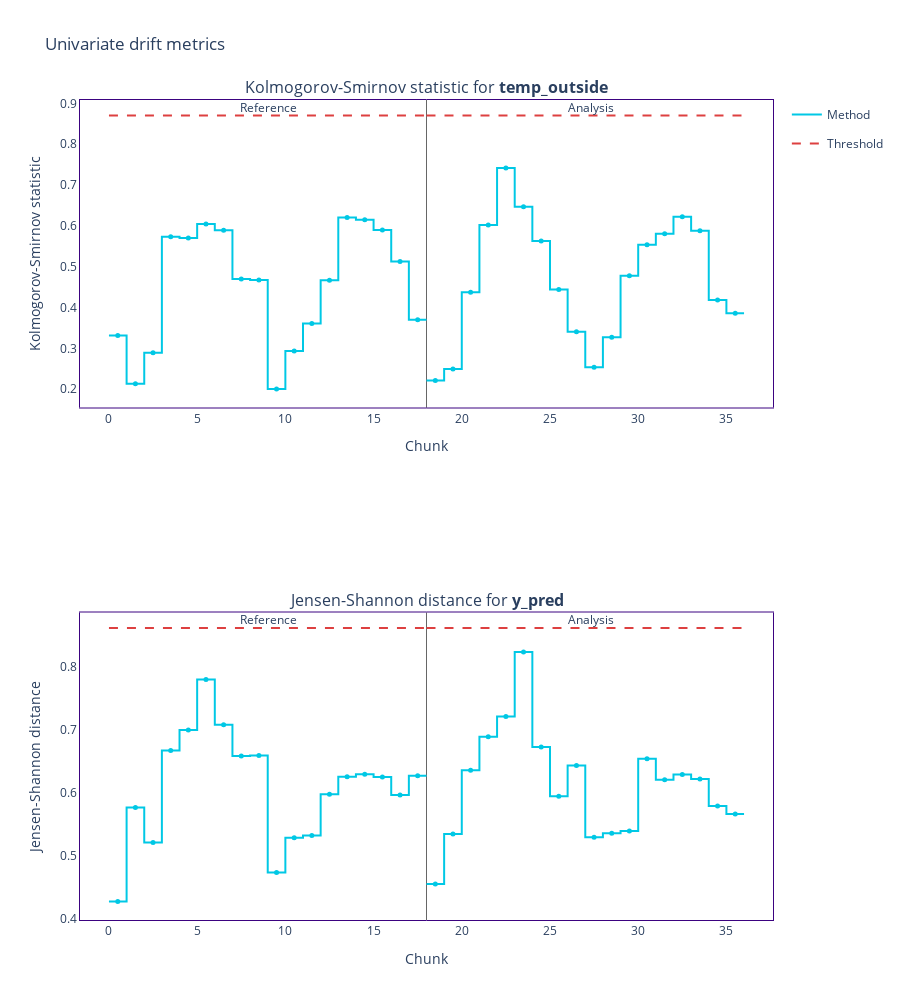

Source (notebook cell):
### Markdown cell above
## Using a big chunk size

### Code cell
univariate_drift_calc = nml.UnivariateDriftCalculator(
    column_names=features + [y_pred],
    treat_as_categorical=y_pred,
    continuous_methods=['kolmogorov_smirnov'],
    categorical_methods=['jensen_shannon'],
    chunk_size=2000
)

univariate_drift_calc.fit(reference_df)

univariate_drift_results = univariate_drift_calc.calculate(monitored_df)
univariate_drift_results.plot()

### Figure 1 — Plotly figure (JSON) as saved in the notebook; plotly's stock layout.template omitted (floating-point values rounded to 4 significant figures)
{"data": [{"hoverinfo": "skip", "legendgroup": "metric_reference", "line": {"color": "#00c8e5", "shape": "hv", "width": 2}, "mode": "lines", "name": "Method", "showlegend": true, "type": "scatter", "x": [0, 1, 2, 3, 4, 5, 6, 7, 8, 9, 10, 11, 12, 13, 14, 15, 16, 17, 18], "xaxis": "x", "y": [0.3313, 0.2133, 0.2896, 0.5735, 0.5701, 0.6045, 0.5892, 0.4702, 0.4673, 0.2005, 0.2935, 0.3612, 0.4668, 0.6207, 0.6149, 0.5897, 0.5126, 0.37, 0.37], "yaxis": "y"}, {"customdata": [["Kolmogorov-Smirnov statistic for <b>temp_outside</b>", "<b style=\"color:#00c8e5;line-height:60px\">Reference</b>", "", "[0:1999]", "Chunk index: <b>0</b>", 0.3313], ["Kolmogorov-Smirnov statistic for <b>temp_outside</b>", "<b style=\"color:#00c8e5;line-height:60px\">Reference</b>", "", "[2000:3999]", "Chunk index: <b>1</b>", 0.2133], ["Kolmogorov-Smirnov statistic for <b>temp_outside</b>", "<b style=\"color:#00c8e5;line-height:60px\">Reference</b>", "", "[4000:5999]", "Chunk index: <b>2</b>", 0.2896], ["Kolmogorov-Smirnov statistic for <b>temp_outside</b>", "<b style=\"color:#00c8e5;line-height:60px\">Reference</b>", "", "[6000:7999]", "Chunk index: <b>3</b>", 0.5735], ["Kolmogorov-Smirnov statistic for <b>temp_outside</b>", "<b style=\"color:#00c8e5;line-height:60px\">Reference</b>", "", "[8000:9999]", "Chunk index: <b>4</b>", 0.5701], ["Kolmogorov-Smirnov statistic for <b>temp_outside</b>", "<b style=\"color:#00c8e5;line-height:60px\">Reference</b>", "", "[10000:11999]", "Chunk index: <b>5</b>", 0.6045], ["Kolmogorov-Smirnov statistic for <b>temp_outside</b>", "<b style=\"color:#00c8e5;line-height:60px\">Reference</b>", "", "[12000:13999]", "Chunk index: <b>6</b>", 0.5892], ["Kolmogorov-Smirnov statistic for <b>temp_outside</b>", "<b style=\"color:#00c8e5;line-height:60px\">Reference</b>", "", "[14000:15999]", "Chunk index: <b>7</b>", 0.4702], ["Kolmogorov-Smirnov statistic for <b>temp_outside</b>", "<b style=\"color:#00c8e5;line-height:60px\">Reference</b>", "", "[16000:17999]", "Chunk index: <b>8</b>", 0.4673], ["Kolmogorov-Smirnov statistic for <b>temp_outside</b>", "<b style=\"color:#00c8e5;line-height:60px\">Reference</b>", "", "[18000:19999]", "Chunk index: <b>9</b>", 0.2005], ["Kolmogorov-Smirnov statistic for <b>temp_outside</b>", "<b style=\"color:#00c8e5;line-height:60px\">Reference</b>", "", "[20000:21999]", "Chunk index: <b>10</b>", 0.2935], ["Kolmogorov-Smirnov statistic for <b>temp_outside</b>", "<b style=\"color:#00c8e5;line-height:60px\">Reference</b>", "", "[22000:23999]", "Chunk index: <b>11</b>", 0.3612], ["Kolmogorov-Smirnov statistic for <b>temp_outside</b>", "<b style=\"color:#00c8e5;line-height:60px\">Reference</b>", "", "[24000:25999]", "Chunk index: <b>12</b>", 0.4668], ["Kolmogorov-Smirnov statistic for <b>temp_outside</b>", "<b style=\"color:#00c8e5;line-height:60px\">Reference</b>", "", "[26000:27999]", "Chunk index: <b>13</b>", 0.6207], ["Kolmogorov-Smirnov statistic for <b>temp_outside</b>", "<b style=\"color:#00c8e5;line-height:60px\">Reference</b>", "", "[28000:29999]", "Chunk index: <b>14</b>", 0.6149], ["Kolmogorov-Smirnov statistic for <b>temp_outside</b>", "<b style=\"color:#00c8e5;line-height:60px\">Reference</b>", "", "[30000:31999]", "Chunk index: <b>15</b>", 0.5897], ["Kolmogorov-Smirnov statistic for <b>temp_outside</b>", "<b style=\"color:#00c8e5;line-height:60px\">Reference</b>", "", "[32000:33999]", "Chunk index: <b>16</b>", 0.5126], ["Kolmogorov-Smirnov statistic for <b>temp_outside</b>", "<b style=\"color:#00c8e5;line-height:60px\">Reference</b>", "", "[34000:35039]", "Chunk index: <b>17</b>", 0.37]], "hovertemplate": "%{customdata[1]} &nbsp; &nbsp; %{customdata[2]} <br />Chunk: <b>%{customdata[3]}</b> &nbsp; &nbsp; %{customdata[4]} <br />%{customdata[0]}: <b>%{customdata[5]}</b><b r /><extra></extra>", "legendgroup": "metric_reference", "marker": {"color": "#00c8e5", "size": 5, "symbol": "circle"}, "mode": "markers", "name": "Method", "showlegend": false, "type": "scatter", "x": [0.5, 1.5, 2.5, 3.5, 4.5, 5.5, 6.5, 7.5, 8.5, 9.5, 10.5, 11.5, 12.5, 13.5, 14.5, 15.5, 16.5, 17.5], "xaxis": "x", "y": [0.3313, 0.2133, 0.2896, 0.5735, 0.5701, 0.6045, 0.5892, 0.4702, 0.4673, 0.2005, 0.2935, 0.3612, 0.4668, 0.6207, 0.6149, 0.5897, 0.5126, 0.37, 0.37], "yaxis": "y"}, {"hoverinfo": "skip", "legendgroup": "metric_analysis", "line": {"color": "#00c8e5", "shape": "hv", "width": 2}, "mode": "lines", "name": "Method", "showlegend": false, "type": "scatter", "x": [18, 19, 20, 21, 22, 23, 24, 25, 26, 27, 28, 29, 30, 31, 32, 33, 34, 35, 36], "xaxis": "x", "y": [0.2215, 0.2493, 0.4375, 0.6025, 0.7419, 0.647, 0.5633, 0.4445, 0.341, 0.2535, 0.327, 0.4777, 0.554, 0.5808, 0.6225, 0.5883, 0.4184, 0.3861, 0.3861], "yaxis": "y"}, {"customdata": [["Kolmogorov-Smirnov statistic for <b>temp_outside</b>", "<b style=\"color:#00c8e5;line-height:60px\">Analysis</b>", "", "[0:1999]", "Chunk index: <b>0</b>", 0.2215], ["Kolmogorov-Smirnov statistic for <b>temp_outside</b>", "<b style=\"color:#00c8e5;line-height:60px\">Analysis</b>", "", "[2000:3999]", "Chunk index: <b>1</b>", 0.2493], ["Kolmogorov-Smirnov statistic for <b>temp_outside</b>", "<b style=\"color:#00c8e5;line-height:60px\">Analysis</b>", "", "[4000:5999]", "Chunk index: <b>2</b>", 0.4375], ["Kolmogorov-Smirnov statistic for <b>temp_outside</b>", "<b style=\"color:#00c8e5;line-height:60px\">Analysis</b>", "", "[6000:7999]", "Chunk index: <b>3</b>", 0.6025], ["Kolmogorov-Smirnov statistic for <b>temp_outside</b>", "<b style=\"color:#00c8e5;line-height:60px\">Analysis</b>", "", "[8000:9999]", "Chunk index: <b>4</b>", 0.7419], ["Kolmogorov-Smirnov statistic for <b>temp_outside</b>", "<b style=\"color:#00c8e5;line-height:60px\">Analysis</b>", "", "[10000:11999]", "Chunk index: <b>5</b>", 0.647], ["Kolmogorov-Smirnov statistic for <b>temp_outside</b>", "<b style=\"color:#00c8e5;line-height:60px\">Analysis</b>", "", "[12000:13999]", "Chunk index: <b>6</b>", 0.5633], ["Kolmogorov-Smirnov statistic for <b>temp_outside</b>", "<b style=\"color:#00c8e5;line-height:60px\">Analysis</b>", "", "[14000:15999]", "Chunk index: <b>7</b>", 0.4445], ["Kolmogorov-Smirnov statistic for <b>temp_outside</b>", "<b style=\"color:#00c8e5;line-height:60px\">Analysis</b>", "", "[16000:17999]", "Chunk index: <b>8</b>", 0.341], ["Kolmogorov-Smirnov statistic for <b>temp_outside</b>", "<b style=\"color:#00c8e5;line-height:60px\">Analysis</b>", "", "[18000:19999]", "Chunk index: <b>9</b>", 0.2535], ["Kolmogorov-Smirnov statistic for <b>temp_outside</b>", "<b style=\"color:#00c8e5;line-height:60px\">Analysis</b>", "", "[20000:21999]", "Chunk index: <b>10</b>", 0.327], ["Kolmogorov-Smirnov statistic for <b>temp_outside</b>", "<b style=\"color:#00c8e5;line-height:60px\">Analysis</b>", "", "[22000:23999]", "Chunk index: <b>11</b>", 0.4777], ["Kolmogorov-Smirnov statistic for <b>temp_outside</b>", "<b style=\"color:#00c8e5;line-height:60px\">Analysis</b>", "", "[24000:25999]", "Chunk index: <b>12</b>", 0.554], ["Kolmogorov-Smirnov statistic for <b>temp_outside</b>", "<b style=\"color:#00c8e5;line-height:60px\">Analysis</b>", "", "[26000:27999]", "Chunk index: <b>13</b>", 0.5808], ["Kolmogorov-Smirnov statistic for <b>temp_outside</b>", "<b style=\"color:#00c8e5;line-height:60px\">Analysis</b>", "", "[28000:29999]", "Chunk index: <b>14</b>", 0.6225], ["Kolmogorov-Smirnov statistic for <b>temp_outside</b>", "<b style=\"color:#00c8e5;line-height:60px\">Analysis</b>", "", "[30000:31999]", "Chunk index: <b>15</b>", 0.5883], ["Kolmogorov-Smirnov statistic for <b>temp_outside</b>", "<b style=\"color:#00c8e5;line-height:60px\">Analysis</b>", "", "[32000:33999]", "Chunk index: <b>16</b>", 0.4184], ["Kolmogorov-Smirnov statistic for <b>temp_outside</b>", "<b style=\"color:#00c8e5;line-height:60px\">Analysis</b>", "", "[34000:35039]", "Chunk index: <b>17</b>", 0.3861]], "hovertemplate": "%{customdata[1]} &nbsp; &nbsp; %{customdata[2]} <br />Chunk: <b>%{customdata[3]}</b> &nbsp; &nbsp; %{customdata[4]} <br />%{customdata[0]}: <b>%{customdata[5]}</b><b r /><extra></extra>", "legendgroup": "metric_analysis", "marker": {"color": "#00c8e5", "size": 5, "symbol": "circle"}, "mode": "markers", "name": "Method", "showlegend": false, "type": "scatter", "x": [18.5, 19.5, 20.5, 21.5, 22.5, 23.5, 24.5, 25.5, 26.5, 27.5, 28.5, 29.5, 30.5, 31.5, 32.5, 33.5, 34.5, 35.5], "xaxis": "x", "y": [0.2215, 0.2493, 0.4375, 0.6025, 0.7419, 0.647, 0.5633, 0.4445, 0.341, 0.2535, 0.327, 0.4777, 0.554, 0.5808, 0.6225, 0.5883, 0.4184, 0.3861, 0.3861], "yaxis": "y"}, {"hoverinfo": "skip", "legendgroup": "alert", "marker": {"color": "#DD4040", "size": 8, "symbol": "diamond"}, "mode": "markers", "name": "Alert", "showlegend": true, "type": "scatter", "x": [], "xaxis": "x", "y": [], "yaxis": "y"}, {"hoverinfo": "skip", "legendgroup": "thresh", "line": {"color": "#DD4040", "dash": "dash", "width": 2}, "mode": "lines", "name": "Threshold", "showlegend": true, "type": "scatter", "x": [0, 1, 2, 3, 4, 5, 6, 7, 8, 9, 10, 11, 12, 13, 14, 15, 16, 17, 18], "xaxis": "x", "y": [0.8708, 0.8708, 0.8708, 0.8708, 0.8708, 0.8708, 0.8708, 0.8708, 0.8708, 0.8708, 0.8708, 0.8708, 0.8708, 0.8708, 0.8708, 0.8708, 0.8708, 0.8708, 0.8708], "yaxis": "y"}, {"hoverinfo": "skip", "legendgroup": "thresh", "line": {"color": "#DD4040", "dash": "dash", "width": 2}, "mode": "lines", "name": "Threshold", "showlegend": false, "type": "scatter", "x": [18, 19, 20, 21, 22, 23, 24, 25, 26, 27, 28, 29, 30, 31, 32, 33, 34, 35, 36], "xaxis": "x", "y": [0.8708, 0.8708, 0.8708, 0.8708, 0.8708, 0.8708, 0.8708, 0.8708, 0.8708, 0.8708, 0.8708, 0.8708, 0.8708, 0.8708, 0.8708, 0.8708, 0.8708, 0.8708, 0.8708], "yaxis": "y"}, {"hoverinfo": "skip", "legendgroup": "metric_reference", "line": {"color": "#00c8e5", "shape": "hv", "width": 2}, "mode": "lines", "name": "Method", "showlegend": false, "type": "scatter", "x": [0, 1, 2, 3, 4, 5, 6, 7, 8, 9, 10, 11, 12, 13, 14, 15, 16, 17, 18], "xaxis": "x2", "y": [0.427, 0.576, 0.5208, 0.6664, 0.6992, 0.7791, 0.7074, 0.658, 0.6585, 0.4732, 0.5281, 0.5317, 0.5973, 0.625, 0.6291, 0.6247, 0.5959, 0.6265, 0.6265], "yaxis": "y2"}, {"customdata": [["Jensen-Shannon distance for <b>y_pred</b>", "<b style=\"color:#00c8e5;line-height:60px\">Reference</b>", "", "[0:1999]", "Chunk index: <b>0</b>", 0.427], ["Jensen-Shannon distance for <b>y_pred</b>", "<b style=\"color:#00c8e5;line-height:60px\">Reference</b>", "", "[2000:3999]", "Chunk index: <b>1</b>", 0.576], ["Jensen-Shannon distance for <b>y_pred</b>", "<b style=\"color:#00c8e5;line-height:60px\">Reference</b>", "", "[4000:5999]", "Chunk index: <b>2</b>", 0.5208], ["Jensen-Shannon distance for <b>y_pred</b>", "<b style=\"color:#00c8e5;line-height:60px\">Reference</b>", "", "[6000:7999]", "Chunk index: <b>3</b>", 0.6664], ["Jensen-Shannon distance for <b>y_pred</b>", "<b style=\"color:#00c8e5;line-height:60px\">Reference</b>", "", "[8000:9999]", "Chunk index: <b>4</b>", 0.6992], ["Jensen-Shannon distance for <b>y_pred</b>", "<b style=\"color:#00c8e5;line-height:60px\">Reference</b>", "", "[10000:11999]", "Chunk index: <b>5</b>", 0.7791], ["Jensen-Shannon distance for <b>y_pred</b>", "<b style=\"color:#00c8e5;line-height:60px\">Reference</b>", "", "[12000:13999]", "Chunk index: <b>6</b>", 0.7074], ["Jensen-Shannon distance for <b>y_pred</b>", "<b style=\"color:#00c8e5;line-height:60px\">Reference</b>", "", "[14000:15999]", "Chunk index: <b>7</b>", 0.658], ["Jensen-Shannon distance for <b>y_pred</b>", "<b style=\"color:#00c8e5;line-height:60px\">Reference</b>", "", "[16000:17999]", "Chunk index: <b>8</b>", 0.6585], ["Jensen-Shannon distance for <b>y_pred</b>", "<b style=\"color:#00c8e5;line-height:60px\">Reference</b>", "", "[18000:19999]", "Chunk index: <b>9</b>", 0.4732], ["Jensen-Shannon distance for <b>y_pred</b>", "<b style=\"color:#00c8e5;line-height:60px\">Reference</b>", "", "[20000:21999]", "Chunk index: <b>10</b>", 0.5281], ["Jensen-Shannon distance for <b>y_pred</b>", "<b style=\"color:#00c8e5;line-height:60px\">Reference</b>", "", "[22000:23999]", "Chunk index: <b>11</b>", 0.5317], ["Jensen-Shannon distance for <b>y_pred</b>", "<b style=\"color:#00c8e5;line-height:60px\">Reference</b>", "", "[24000:25999]", "Chunk index: <b>12</b>", 0.5973], ["Jensen-Shannon distance for <b>y_pred</b>", "<b style=\"color:#00c8e5;line-height:60px\">Reference</b>", "", "[26000:27999]", "Chunk index: <b>13</b>", 0.625], ["Jensen-Shannon distance for <b>y_pred</b>", "<b style=\"color:#00c8e5;line-height:60px\">Reference</b>", "", "[28000:29999]", "Chunk index: <b>14</b>", 0.6291], ["Jensen-Shannon distance for <b>y_pred</b>", "<b style=\"color:#00c8e5;line-height:60px\">Reference</b>", "", "[30000:31999]", "Chunk index: <b>15</b>", 0.6247], ["Jensen-Shannon distance for <b>y_pred</b>", "<b style=\"color:#00c8e5;line-height:60px\">Reference</b>", "", "[32000:33999]", "Chunk index: <b>16</b>", 0.5959], ["Jensen-Shannon distance for <b>y_pred</b>", "<b style=\"color:#00c8e5;line-height:60px\">Reference</b>", "", "[34000:35039]", "Chunk index: <b>17</b>", 0.6265]], "hovertemplate": "%{customdata[1]} &nbsp; &nbsp; %{customdata[2]} <br />Chunk: <b>%{customdata[3]}</b> &nbsp; &nbsp; %{customdata[4]} <br />%{customdata[0]}: <b>%{customdata[5]}</b><b r /><extra></extra>", "legendgroup": "metric_reference", "marker": {"color": "#00c8e5", "size": 5, "symbol": "circle"}, "mode": "markers", "name": "Method", "showlegend": false, "type": "scatter", "x": [0.5, 1.5, 2.5, 3.5, 4.5, 5.5, 6.5, 7.5, 8.5, 9.5, 10.5, 11.5, 12.5, 13.5, 14.5, 15.5, 16.5, 17.5], "xaxis": "x2", "y": [0.427, 0.576, 0.5208, 0.6664, 0.6992, 0.7791, 0.7074, 0.658, 0.6585, 0.4732, 0.5281, 0.5317, 0.5973, 0.625, 0.6291, 0.6247, 0.5959, 0.6265, 0.6265], "yaxis": "y2"}, {"hoverinfo": "skip", "legendgroup": "metric_analysis", "line": {"color": "#00c8e5", "shape": "hv", "width": 2}, "mode": "lines", "name": "Method", "showlegend": false, "type": "scatter", "x": [18, 19, 20, 21, 22, 23, 24, 25, 26, 27, 28, 29, 30, 31, 32, 33, 34, 35, 36], "xaxis": "x2", "y": [0.455, 0.534, 0.6351, 0.6885, 0.7205, 0.8228, 0.6721, 0.5939, 0.6428, 0.5288, 0.5353, 0.5387, 0.6535, 0.6203, 0.6285, 0.6215, 0.5786, 0.566, 0.566], "yaxis": "y2"}, {"customdata": [["Jensen-Shannon distance for <b>y_pred</b>", "<b style=\"color:#00c8e5;line-height:60px\">Analysis</b>", "", "[0:1999]", "Chunk index: <b>0</b>", 0.455], ["Jensen-Shannon distance for <b>y_pred</b>", "<b style=\"color:#00c8e5;line-height:60px\">Analysis</b>", "", "[2000:3999]", "Chunk index: <b>1</b>", 0.534], ["Jensen-Shannon distance for <b>y_pred</b>", "<b style=\"color:#00c8e5;line-height:60px\">Analysis</b>", "", "[4000:5999]", "Chunk index: <b>2</b>", 0.6351], ["Jensen-Shannon distance for <b>y_pred</b>", "<b style=\"color:#00c8e5;line-height:60px\">Analysis</b>", "", "[6000:7999]", "Chunk index: <b>3</b>", 0.6885], ["Jensen-Shannon distance for <b>y_pred</b>", "<b style=\"color:#00c8e5;line-height:60px\">Analysis</b>", "", "[8000:9999]", "Chunk index: <b>4</b>", 0.7205], ["Jensen-Shannon distance for <b>y_pred</b>", "<b style=\"color:#00c8e5;line-height:60px\">Analysis</b>", "", "[10000:11999]", "Chunk index: <b>5</b>", 0.8228], ["Jensen-Shannon distance for <b>y_pred</b>", "<b style=\"color:#00c8e5;line-height:60px\">Analysis</b>", "", "[12000:13999]", "Chunk index: <b>6</b>", 0.6721], ["Jensen-Shannon distance for <b>y_pred</b>", "<b style=\"color:#00c8e5;line-height:60px\">Analysis</b>", "", "[14000:15999]", "Chunk index: <b>7</b>", 0.5939], ["Jensen-Shannon distance for <b>y_pred</b>", "<b style=\"color:#00c8e5;line-height:60px\">Analysis</b>", "", "[16000:17999]", "Chunk index: <b>8</b>", 0.6428], ["Jensen-Shannon distance for <b>y_pred</b>", "<b style=\"color:#00c8e5;line-height:60px\">Analysis</b>", "", "[18000:19999]", "Chunk index: <b>9</b>", 0.5288], ["Jensen-Shannon distance for <b>y_pred</b>", "<b style=\"color:#00c8e5;line-height:60px\">Analysis</b>", "", "[20000:21999]", "Chunk index: <b>10</b>", 0.5353], ["Jensen-Shannon distance for <b>y_pred</b>", "<b style=\"color:#00c8e5;line-height:60px\">Analysis</b>", "", "[22000:23999]", "Chunk index: <b>11</b>", 0.5387], ["Jensen-Shannon distance for <b>y_pred</b>", "<b style=\"color:#00c8e5;line-height:60px\">Analysis</b>", "", "[24000:25999]", "Chunk index: <b>12</b>", 0.6535], ["Jensen-Shannon distance for <b>y_pred</b>", "<b style=\"color:#00c8e5;line-height:60px\">Analysis</b>", "", "[26000:27999]", "Chunk index: <b>13</b>", 0.6203], ["Jensen-Shannon distance for <b>y_pred</b>", "<b style=\"color:#00c8e5;line-height:60px\">Analysis</b>", "", "[28000:29999]", "Chunk index: <b>14</b>", 0.6285], ["Jensen-Shannon distance for <b>y_pred</b>", "<b style=\"color:#00c8e5;line-height:60px\">Analysis</b>", "", "[30000:31999]", "Chunk index: <b>15</b>", 0.6215], ["Jensen-Shannon distance for <b>y_pred</b>", "<b style=\"color:#00c8e5;line-height:60px\">Analysis</b>", "", "[32000:33999]", "Chunk index: <b>16</b>", 0.5786], ["Jensen-Shannon distance for <b>y_pred</b>", "<b style=\"color:#00c8e5;line-height:60px\">Analysis</b>", "", "[34000:35039]", "Chunk index: <b>17</b>", 0.566]], "hovertemplate": "%{customdata[1]} &nbsp; &nbsp; %{customdata[2]} <br />Chunk: <b>%{customdata[3]}</b> &nbsp; &nbsp; %{customdata[4]} <br />%{customdata[0]}: <b>%{customdata[5]}</b><b r /><extra></extra>", "legendgroup": "metric_analysis", "marker": {"color": "#00c8e5", "size": 5, "symbol": "circle"}, "mode": "markers", "name": "Method", "showlegend": false, "type": "scatter", "x": [18.5, 19.5, 20.5, 21.5, 22.5, 23.5, 24.5, 25.5, 26.5, 27.5, 28.5, 29.5, 30.5, 31.5, 32.5, 33.5, 34.5, 35.5], "xaxis": "x2", "y": [0.455, 0.534, 0.6351, 0.6885, 0.7205, 0.8228, 0.6721, 0.5939, 0.6428, 0.5288, 0.5353, 0.5387, 0.6535, 0.6203, 0.6285, 0.6215, 0.5786, 0.566, 0.566], "yaxis": "y2"}, {"hoverinfo": "skip", "legendgroup": "alert", "marker": {"color": "#DD4040", "size": 8, "symbol": "diamond"}, "mode": "markers", "name": "Alert", "showlegend": false, "type": "scatter", "x": [], "xaxis": "x2", "y": [], "yaxis": "y2"}, {"hoverinfo": "skip", "legendgroup": "thresh", "line": {"color": "#DD4040", "dash": "dash", "width": 2}, "mode": "lines", "name": "Threshold", "showlegend": false, "type": "scatter", "x": [0, 1, 2, 3, 4, 5, 6, 7, 8, 9, 10, 11, 12, 13, 14, 15, 16, 17, 18], "xaxis": "x2", "y": [0.8611, 0.8611, 0.8611, 0.8611, 0.8611, 0.8611, 0.8611, 0.8611, 0.8611, 0.8611, 0.8611, 0.8611, 0.8611, 0.8611, 0.8611, 0.8611, 0.8611, 0.8611, 0.8611], "yaxis": "y2"}, {"hoverinfo": "skip", "legendgroup": "thresh", "line": {"color": "#DD4040", "dash": "dash", "width": 2}, "mode": "lines", "name": "Threshold", "showlegend": false, "type": "scatter", "x": [18, 19, 20, 21, 22, 23, 24, 25, 26, 27, 28, 29, 30, 31, 32, 33, 34, 35, 36], "xaxis": "x2", "y": [0.8611, 0.8611, 0.8611, 0.8611, 0.8611, 0.8611, 0.8611, 0.8611, 0.8611, 0.8611, 0.8611, 0.8611, 0.8611, 0.8611, 0.8611, 0.8611, 0.8611, 0.8611, 0.8611], "yaxis": "y2"}], "layout": {"annotations": [{"font": {"size": 16}, "showarrow": false, "text": "Kolmogorov-Smirnov statistic for <b>temp_outside</b>", "x": 0.5, "xanchor": "center", "xref": "paper", "y": 1, "yanchor": "bottom", "yref": "paper"}, {"font": {"size": 16}, "showarrow": false, "text": "Jensen-Shannon distance for <b>y_pred</b>", "x": 0.5, "xanchor": "center", "xref": "paper", "y": 0.375, "yanchor": "bottom", "yref": "paper"}, {"showarrow": false, "text": "Reference", "x": 8.5, "xref": "x", "xshift": 10, "y": 1.01, "yref": "y domain"}, {"showarrow": false, "text": "Analysis", "x": 26.5, "xref": "x", "xshift": 15, "y": 1.01, "yref": "y domain"}, {"showarrow": false, "text": "Reference", "x": 8.5, "xref": "x2", "xshift": 10, "y": 1.01, "yref": "y2 domain"}, {"showarrow": false, "text": "Analysis", "x": 26.5, "xref": "x2", "xshift": 15, "y": 1.01, "yref": "y2 domain"}], "height": 1000, "hoverlabel": {"bgcolor": "white", "font": {"size": 14}}, "legend": {"itemclick": false, "itemdoubleclick": false, "traceorder": "grouped"}, "paper_bgcolor": "rgba(255,255,255,1)", "plot_bgcolor": "rgba(255,255,255,1)", "shapes": [{"layer": "below", "line": {"color": "#666666", "width": 1}, "type": "line", "x0": 18, "x1": 18, "xref": "x", "y0": 0, "y1": 1, "yref": "y domain"}, {"layer": "below", "line": {"color": "#666666", "width": 1}, "type": "line", "x0": 18, "x1": 18, "xref": "x", "y0": 0, "y1": 1, "yref": "y domain"}, {"layer": "below", "line": {"color": "#666666", "width": 1}, "type": "line", "x0": 18, "x1": 18, "xref": "x2", "y0": 0, "y1": 1, "yref": "y2 domain"}], "title": {"text": "Univariate drift metrics"}, "xaxis": {"anchor": "y", "domain": [0, 1], "linecolor": "#3b0280", "matches": "x", "mirror": true, "showgrid": false, "title": {"text": "Chunk"}, "zeroline": false}, "xaxis2": {"anchor": "y2", "domain": [0, 1], "linecolor": "#3b0280", "matches": "x", "mirror": true, "showgrid": false, "title": {"text": "Chunk"}, "zeroline": false}, "yaxis": {"anchor": "x", "domain": [0.625, 1], "linecolor": "#3b0280", "mirror": true, "showgrid": false, "title": {"text": "Kolmogorov-Smirnov statistic"}, "zeroline": false}, "yaxis2": {"anchor": "x2", "domain": [0, 0.375], "linecolor": "#3b0280", "mirror": true, "showgrid": false, "title": {"text": "Jensen-Shannon distance"}, "zeroline": false}}}
